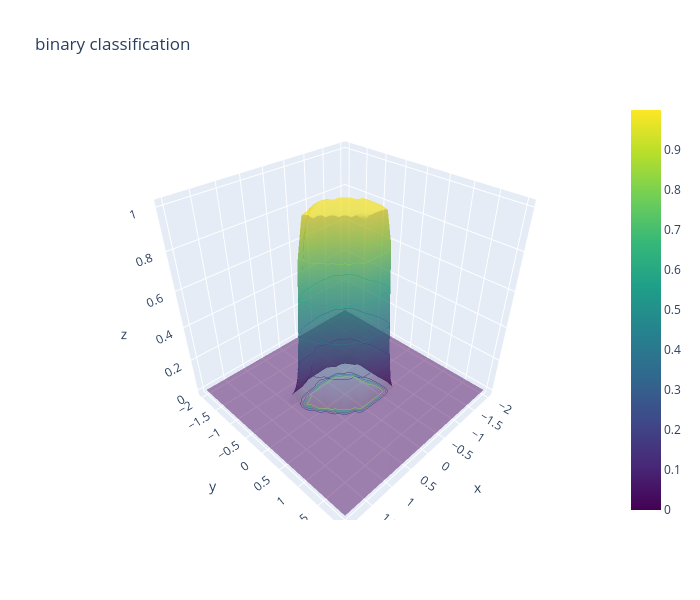

The notebook cell this image was saved under:
### Code cell
fig = go.Figure(data=[go.Surface(x=X1_test, y=X2_test, z=Y_hat, colorscale="viridis", opacity=0.5)])
fig.update_traces(contours_z=dict(show=True, usecolormap=True, highlightcolor="limegreen", project_z=True))
fig.update_layout(title='binary classification', width=700, height=600)

### Figure 1 — Plotly figure (JSON) as saved in the notebook; plotly's stock layout.template omitted (floating-point values rounded to 4 significant figures; data arrays with more than 128 entries replaced by an {"elided": "..."} marker saying what was removed)
{"data": [{"colorscale": [[0, "#440154"], [0.1111, "#482878"], [0.2222, "#3e4989"], [0.3333, "#31688e"], [0.4444, "#26828e"], [0.5556, "#1f9e89"], [0.6667, "#35b779"], [0.7778, "#6ece58"], [0.8889, "#b5de2b"], [1, "#fde725"]], "contours": {"z": {"highlightcolor": "limegreen", "project": {"z": true}, "show": true, "usecolormap": true}}, "opacity": 0.5, "type": "surface", "x": {"elided": "30x30 float values"}, "y": {"elided": "30x30 float values"}, "z": {"elided": "30x30 float values"}}], "layout": {"height": 600, "title": {"text": "binary classification"}, "width": 700}}
